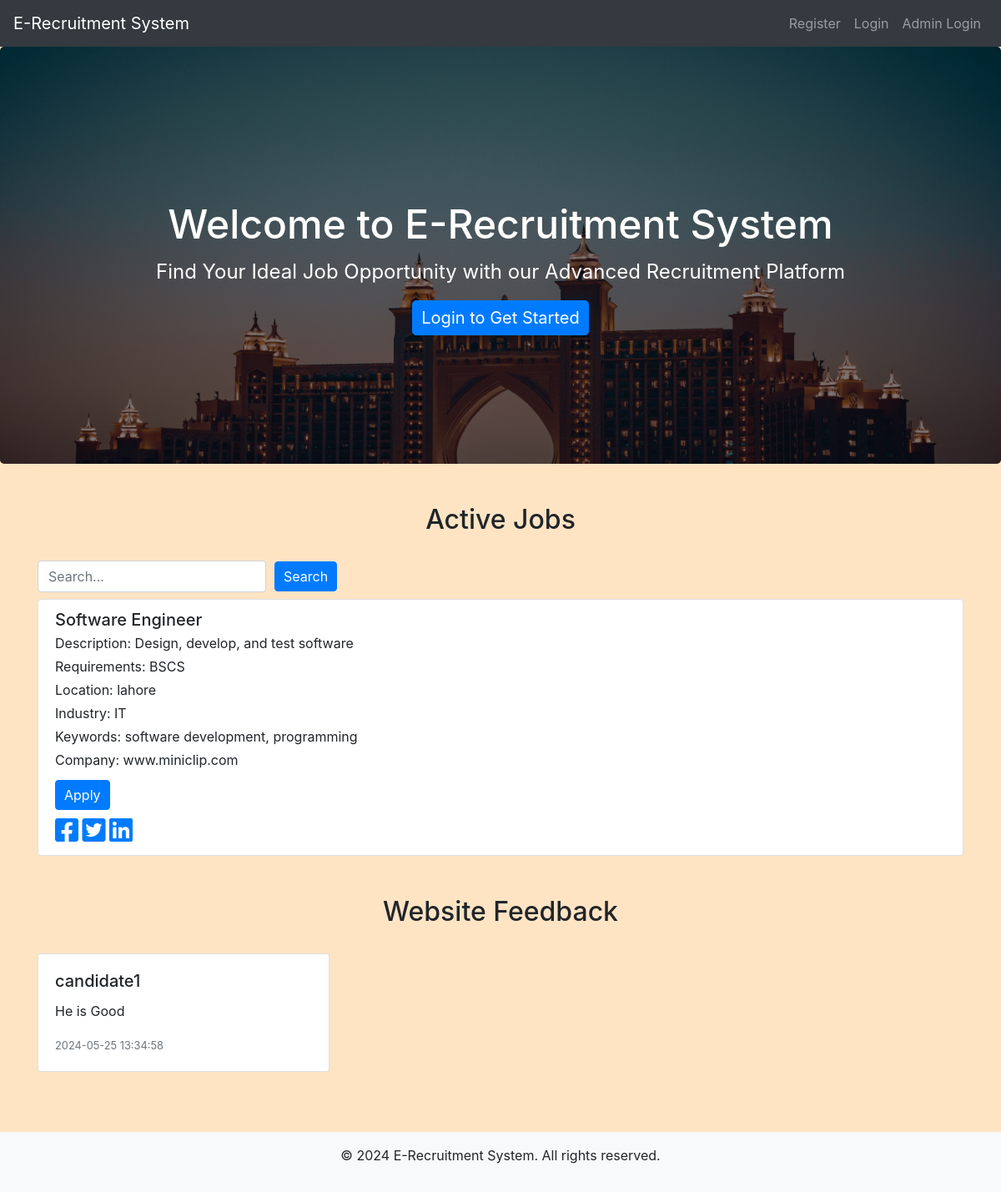
The page / on the database its author committed.
### tables this page shows
CREATE TABLE `jobs` (
  `job_id` int(11) NOT NULL,
  `recruiter_id` int(11) DEFAULT NULL,
  `job_title` varchar(255) NOT NULL,
  `job_description` text NOT NULL,
  `job_requirements` text NOT NULL,
  `location` varchar(255) NOT NULL,
  `industry` varchar(255) NOT NULL,
  `keywords` varchar(255) NOT NULL,
  `status` enum('active','inactive') DEFAULT 'active',
  `created_at` timestamp NOT NULL DEFAULT current_timestamp()
);

CREATE TABLE `recruiters` (
  `recruiter_id` int(11) NOT NULL,
  `company_name` varchar(255) DEFAULT NULL,
  `company_address` text DEFAULT NULL,
  `company_phone` varchar(20) DEFAULT NULL,
  `company_email` varchar(100) DEFAULT NULL,
  `job_posting_status` enum('active','deactivated') DEFAULT 'active'
);

CREATE TABLE `feedback` (
  `feedback_id` int(11) NOT NULL,
  `user_id` int(11) NOT NULL,
  `feedback_type` enum('website','recruiter','candidate') NOT NULL,
  `message` text NOT NULL,
  `created_at` datetime DEFAULT current_timestamp()
);

CREATE TABLE `users` (
  `id` int(11) NOT NULL,
  `username` varchar(50) NOT NULL,
  `password` varchar(255) NOT NULL,
  `email` varchar(100) NOT NULL,
  `phone` varchar(20) NOT NULL,
  `age` int(11) DEFAULT NULL,
  `usertype` varchar(20) DEFAULT NULL,
  `name` varchar(50) DEFAULT NULL,
  `cnic` varchar(50) DEFAULT NULL,
  `address` varchar(100) DEFAULT NULL,
  `town` varchar(100) DEFAULT NULL,
  `region` varchar(100) DEFAULT NULL,
  `postcode` varchar(100) DEFAULT NULL,
  `country` varchar(100) DEFAULT NULL
);

### index.php (the view, shortened to what this page needs)
<?php
include('config.php');
$sql = "SELECT J.*, R.company_name FROM Jobs J INNER JOIN Recruiters R ON J.recruiter_id = R.recruiter_id WHERE J.status = 'active'";
$result = mysqli_query($conn, $sql);
$sql2 = "SELECT F.*, U.username
        FROM Feedback F
        INNER JOIN Users U ON F.user_id = U.id
        WHERE F.feedback_type = 'website'
        ORDER BY F.created_at DESC";
$feedback = mysqli_query($conn, $sql2);
?>
<!DOCTYPE html>
<html>
<head>
    <link rel="stylesheet" href="https://maxcdn.bootstrapcdn.com/bootstrap/4.5.2/css/bootstrap.min.css">
    <link rel="stylesheet" href="./css/style.css">
    <link rel="stylesheet" href="https://cdnjs.cloudflare.com/ajax/libs/font-awesome/5.15.4/css/all.min.css">
</head>
<body>
<?php
include('navbar.php');
?>
<div class="jumbotron text-center">
    <h1>Welcome to E-Recruitment System</h1>
    <p>Find Your Ideal Job Opportunity with our Advanced Recruitment Platform</p>
    <a href="login.php" class="btn btn-primary btn-lg">Login to Get Started</a>
</div>
<div class="container mt-5">
        <h2>Active Jobs</h2>
        <form action="<?php echo htmlspecialchars($_SERVER["PHP_SELF"]); ?>" method="GET">
            <div class="form-row align-items-center">
                <div class="col-auto">
                    <input type="text" name="search" class="form-control mb-2" placeholder="Search...">
                </div>
                <div class="col-auto">
                    <button type="submit" class="btn btn-primary mb-2">Search</button>
                </div>
            </div>
        </form>
        <div class="list-group">
            <?php while ($row = mysqli_fetch_assoc($result)) : ?>
                <div class="list-group-item">
                    <h5 class="mb-1"><?php echo $row['job_title']; ?></h5>
                    <p class="mb-1">Description: <?php echo $row['job_description']; ?></p>
                    <p class="mb-1">Requirements: <?php echo $row['job_requirements']; ?></p>
                    <p class="mb-1">Location: <?php echo $row['location']; ?></p>
                    <p class="mb-1">Industry: <?php echo $row['industry']; ?></p>
                    <p class="mb-1">Keywords: <?php echo $row['keywords']; ?></p>
                    <p class="mb-1">Company: <?php echo $row['company_name']; ?></p>
                    <a href="apply_job.php?id=<?php echo $row['job_id']; ?>" class="btn btn-primary mt-2">Apply</a>
                    <div class="mt-2">
                            <a href="https://www.facebook.com/sharer/sharer.php?u=<?php echo urlencode("http://yourwebsite.com/apply_job.php?id=" . $row['job_id']); ?>" target="_blank" class="text-decoration-none">
                                <i class="fab fa-facebook-square fa-2x"></i>
                            </a>
                            <a href="https://twitter.com/intent/tweet?url=<?php echo urlencode("http://yourwebsite.com/apply_job.php?id=" . $row['job_id']); ?>" target="_blank" class="text-decoration-none">
                                <i class="fab fa-twitter-square fa-2x"></i>
                            </a>
                            <a href="https://www.linkedin.com/sharing/share-offsite/?url=<?php echo urlencode("http://yourwebsite.com/apply_job.php?id=" . $row['job_id']); ?>" target="_blank" class="text-decoration-none">
                                <i class="fab fa-linkedin fa-2x"></i>
                            </a>
                        </div>
                </div>
            <?php endwhile; ?>
        </div>
    </div>
    <div class="container mt-5">
    <h2>Website Feedback</h2>
    <div class="row">
        <?php while ($row = mysqli_fetch_assoc($feedback)) : ?>
            <div class="col-md-4">
                <div class="card mb-4">
                    <div class="card-body">
                        <h5 class="card-title"><?php echo $row['username']; ?></h5>
                        <p class="card-text"><?php echo $row['message']; ?></p>
                        <p class="card-text"><small class="text-muted"><?php echo $row['created_at']; ?></small></p>
                    </div>
                </div>
            </div>
        <?php endwhile; ?>
    </div>
</div>
<footer class="mt-5 py-3 bg-light">
    <div class="container text-center">
        <p>&copy; 2024 E-Recruitment System. All rights reserved.</p>
    </div>
</footer>
</body>
</html>

### css/style.css (style rules this page uses)
body { background-color: bisque; }
h1, h2, h3, h4 { text-align: center; margin-top: 30px; margin-bottom: 30px; }
.btn-primary { padding: 5px 10px; }

### index.php (style rules this page uses)
.jumbotron { height: 500px; background-image: linear-gradient(rgba(0, 0, 0, 0.5), rgba(0, 0, 0, 0.5)), url('./images/hotel.jpg'); background-size: cover; color: white; display: flex; flex-direction: column; justify-content: center; align-items: center; }
.jumbotron h1 { font-size: 3rem; margin-bottom: 10px; }
.jumbotron p { font-size: 1.5rem; }

### rows shown on the page
jobs: job_title "Software Engineer", job_description "Design, develop, and test software", job_requirements "BSCS", location "lahore", industry "IT", keywords "software development, programming", recruiter.company_name "www.miniclip.com"
feedback: user.username "candidate1", message "He is Good", created_at "2024-05-25 13:34:58"
